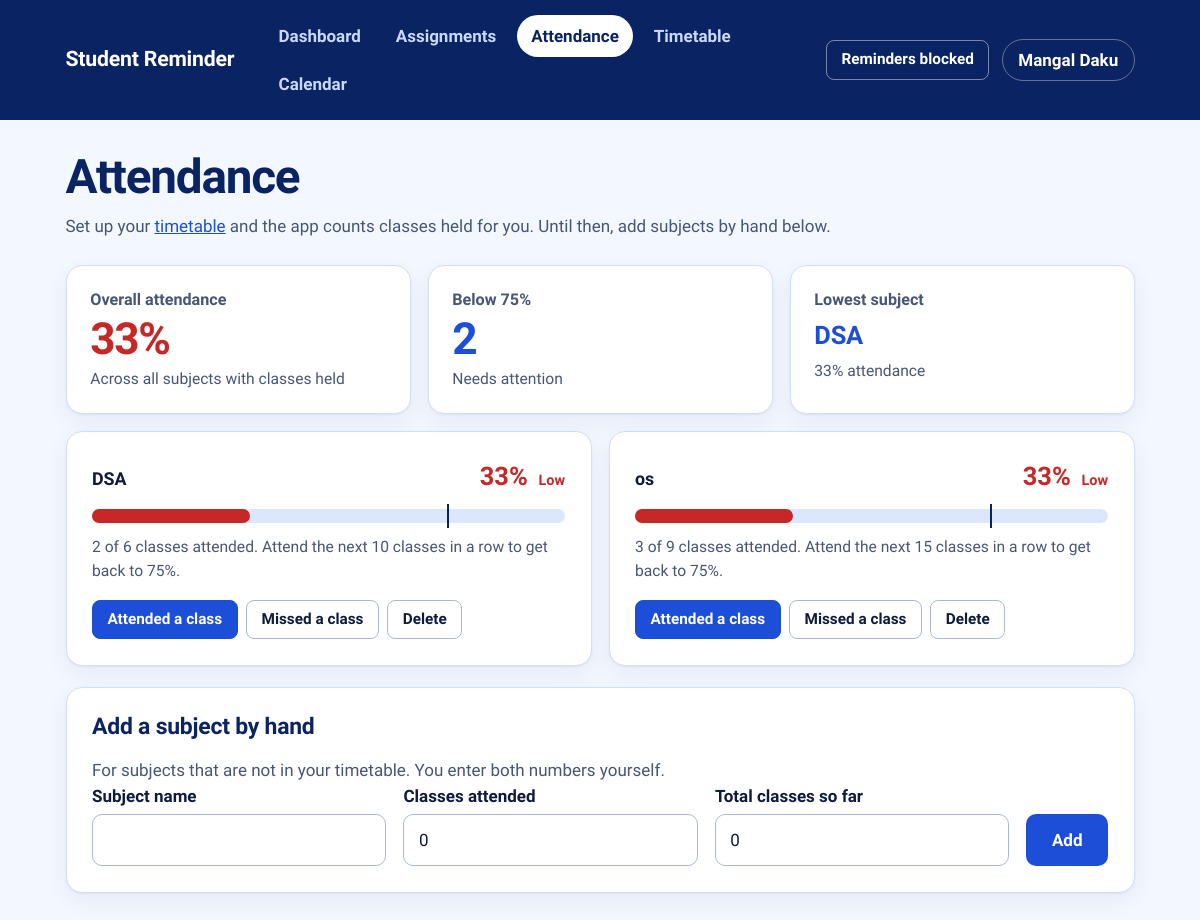
The app's page /attendance with its own data.
### tables this page shows
CREATE TABLE settings (
            key   TEXT PRIMARY KEY,
            value TEXT NOT NULL
        );

CREATE TABLE subjects (
            id       INTEGER PRIMARY KEY AUTOINCREMENT,
            name     TEXT NOT NULL UNIQUE,
            attended INTEGER NOT NULL DEFAULT 0,
            total    INTEGER NOT NULL DEFAULT 0
        , auto INTEGER NOT NULL DEFAULT 0, missed INTEGER NOT NULL DEFAULT 0);

### app.py (the view, shortened to what this page needs)
@app.route("/attendance", methods=["GET", "POST"])
def attendance():
    error = None
    sem = get_sem()
    subjects = load_subjects()
    return render_template(
        "attendance.html",
        subjects=subjects,
        att=attendance_summary(subjects),
        has_timetable=bool(timetable_rows()),
        error=error,
        sem_start=d_long(sem["start"]),
        sem_end=d_long(sem["end"]),
    )

### app.py (called while the page is built)
def fmt_day(d):
    return f"{d.day} {d.strftime('%b')}"

def d_long(d):
    return f"{d.strftime('%a')}, {fmt_day(d)}"

def plural(n, word, suffix="es"):
    return f"{n} {word}" if n == 1 else f"{n} {word}{suffix}"

def get_db():
    if "db" not in g:
        g.db = sqlite3.connect(DATABASE)
        g.db.row_factory = sqlite3.Row
    return g.db

def get_setting(key, default=None):
    row = get_db().execute("SELECT value FROM settings WHERE key = ?", (key,)).fetchone()
    return row["value"] if row else default

def get_name():
    return get_setting("name")

def get_semester():
    try:
        n = int(get_setting("semester", cal.DEFAULT_SEMESTER))
    except ValueError:
        n = cal.DEFAULT_SEMESTER
    return n if n in cal.SEMESTERS else cal.DEFAULT_SEMESTER

def get_sem():
    return cal.SEMESTERS[get_semester()]

def timetable_rows():
    return get_db().execute("SELECT * FROM timetable ORDER BY day, start_period").fetchall()

def load_subjects():
    rows = get_db().execute("SELECT * FROM subjects ORDER BY auto DESC, name").fetchall()
    return [attendance_info(r) for r in rows]

def attendance_summary(subjects):
    rated = [s for s in subjects if s["pct"] is not None]
    attended = sum(s["attended"] for s in rated)
    held = sum(s["held"] for s in rated)
    return {
        "overall": attended / held * 100 if held else None,
        "held": held,
        "low": sum(1 for s in rated if s["status"] == "low"),
        "lowest": min(rated, key=lambda s: s["pct"]) if rated else None,
    }

@app.before_request
def require_name():
    if request.endpoint in ("welcome", "static", "api_reminders"):
        return None
    if not get_name():
        return redirect(url_for("welcome"))
    return None

@app.context_processor
def inject_globals():
    name = get_name()
    return {
        "name": name,
        "target": TARGET,
        "sem_label": get_sem()["label"] if name else "",
    }

### templates/attendance.html (shortened to what this page needs)
{% extends "base.html" %}
{% from "_macros.html" import bar with context %}
{% block content %}
<div class="page-head">
  <h1>Attendance</h1>
  <p class="lede">
    {% if has_timetable %}
    Classes held are counted from your timetable and the academic calendar, from {{ sem_start }}. Holidays, training and MST weeks are skipped. Enter only how many classes you have <strong>missed</strong>. Teaching ends on {{ sem_end }}.
    {% else %}
    Set up your <a href="{{ url_for('timetable') }}">timetable</a> and the app counts classes held for you. Until then, add subjects by hand below.
    {% endif %}
  </p>
</div>
<section class="tiles tiles-3" aria-label="Attendance summary">
  <div class="tile {% if att.low %}tile-warn{% endif %}">
    <span class="tile-label">Overall attendance</span>
    <span class="tile-value">{% if att.overall is not none %}{{ '%.0f'|format(att.overall) }}%{% else %}--{% endif %}</span>
    <span class="tile-sub">Across all subjects with classes held</span>
  </div>
  <div class="tile">
    <span class="tile-label">Below {{ target }}%</span>
    <span class="tile-value">{{ att.low }}</span>
    <span class="tile-sub">{% if att.low %}Needs attention{% else %}Nothing in shortage{% endif %}</span>
  </div>
  <div class="tile">
    <span class="tile-label">Lowest subject</span>
    <span class="tile-value tile-text">{{ att.lowest.name if att.lowest else '--' }}</span>
    <span class="tile-sub">{% if att.lowest %}{{ '%.0f'|format(att.lowest.pct) }}% attendance{% else %}No classes held yet{% endif %}</span>
  </div>
</section>
<section>
  {% if subjects %}
  <div class="att-grid">
    {% for s in subjects %}
    <div class="card att-card">
      {{ bar(s) }}
      <div class="actions">
        {% if s.auto %}
        <form method="post" action="{{ url_for('set_missed', sid=s.id) }}" class="inline">
          <label for="missed-{{ s.id }}" class="sr">Classes missed in {{ s.name }}</label>
          <input id="missed-{{ s.id }}" name="missed" type="number" min="0" value="{{ s.missed }}" class="num">
          <button class="small">Save missed</button>
        </form>
        <form method="post" action="{{ url_for('mark_absent', sid=s.id) }}"><button class="small ghost">Missed one more</button></form>
        {% else %}
        <form method="post" action="{{ url_for('mark_present', sid=s.id) }}"><button class="small">Attended a class</button></form>
        <form method="post" action="{{ url_for('mark_absent', sid=s.id) }}"><button class="small ghost">Missed a class</button></form>
        {% endif %}
        <form method="post" action="{{ url_for('delete_subject', sid=s.id) }}"
              onsubmit="return confirm('Delete {{ s.name|e }} and its assignments?')"><button class="small ghost">Delete</button></form>
      </div>
    </div>
    {% endfor %}
  </div>
  {% else %}
  <p class="empty card">No subjects yet. Set up your timetable or add one below.</p>
  {% endif %}
</section>
<section class="card">
  <div class="card-head"><h2>Add a subject by hand</h2></div>
  <p class="muted">For subjects that are not in your timetable. You enter both numbers yourself.</p>
  <form method="post" class="form-row">
    <div>
      <label for="name">Subject name</label>
      <input id="name" name="name" type="text" maxlength="60" required>
    </div>
    <div>
      <label for="attended">Classes attended</label>
      <input id="attended" name="attended" type="number" min="0" value="0" required>
    </div>
    <div>
      <label for="total">Total classes so far</label>
      <input id="total" name="total" type="number" min="0" value="0" required>
    </div>
    <button type="submit" class="btn">Add</button>
  </form>
</section>
{% endblock %}

### templates/base.html (shortened to what this page needs)
<!doctype html>
<html lang="en">
<head>
  <link rel="stylesheet" href="{{ url_for('static', filename='style.css') }}">
</head>
<body>
  {% if name and request.endpoint != 'welcome' %}
  <header class="topbar">
    <div class="topbar-inner">
      <a class="brand" href="{{ url_for('dashboard') }}">Student Reminder</a>
      <nav aria-label="Main">
        {% for ep, label in [('dashboard', 'Dashboard'), ('assignments', 'Assignments'), ('attendance', 'Attendance'), ('timetable', 'Timetable'), ('calendar_page', 'Calendar')] %}
        <a href="{{ url_for(ep) }}" {% if request.endpoint == ep %}aria-current="page"{% endif %}>{{ label }}</a>
        {% endfor %}
      </nav>
      <div class="topbar-right">
        <button id="notify-btn" type="button" class="small ghost" hidden>Enable reminders</button>
        <a class="who" href="{{ url_for('welcome') }}" title="Change name or semester">{{ name }}</a>
      </div>
    </div>
  </header>
  {% endif %}
  <main>
    {% block content %}{% endblock %}
  </main>
</body>
</html>

### templates/_macros.html (shortened to what this page needs)
{% macro bar(s) %}
<div class="att {{ s.status }}">
  <div class="att-head">
    <strong>{{ s.name }}</strong>
    <span class="pct">
      {% if s.pct is not none %}{{ '%.0f'|format(s.pct) }}%{% if s.status == 'low' %} <em>Low</em>{% endif %}{% else %}No data{% endif %}
    </span>
  </div>
  <div class="track" role="img" aria-label="{{ s.name }} attendance">
    <div class="fill" style="width: {{ '%.1f'|format(s.pct or 0) }}%"></div>
    <div class="mark" title="{{ target }}% required"></div>
  </div>
  <p class="note">{{ s.attended }} of {{ s.held }} classes attended{% if s.auto %} ({{ s.missed }} missed){% endif %}. {{ s.note }}</p>
</div>
{% endmacro %}

### records on screen
settings: value "Mangal Daku"
subjects: lowest "DSA", name "DSA", pct "33", {{ '%.1f'|format(s.pct or 0) }} 33.3 (drawn), attended "2", held "6", note "Attend the next 10 classes in a row to get back to 75%."
subjects: name "os", pct "33", {{ '%.1f'|format(s.pct or 0) }} 33.3 (drawn), attended "3", held "9", note "Attend the next 15 classes in a row to get back to 75%."

### other values on screen
{{ label }} "Dashboard" "Assignments" "Attendance" "Timetable" "Calendar"
{{ '%.0f'|format(att.overall) }} "33"
{{ target }} "75"
{{ att.low }} "2"
{{ '%.0f'|format(att.lowest.pct) }} "33"
